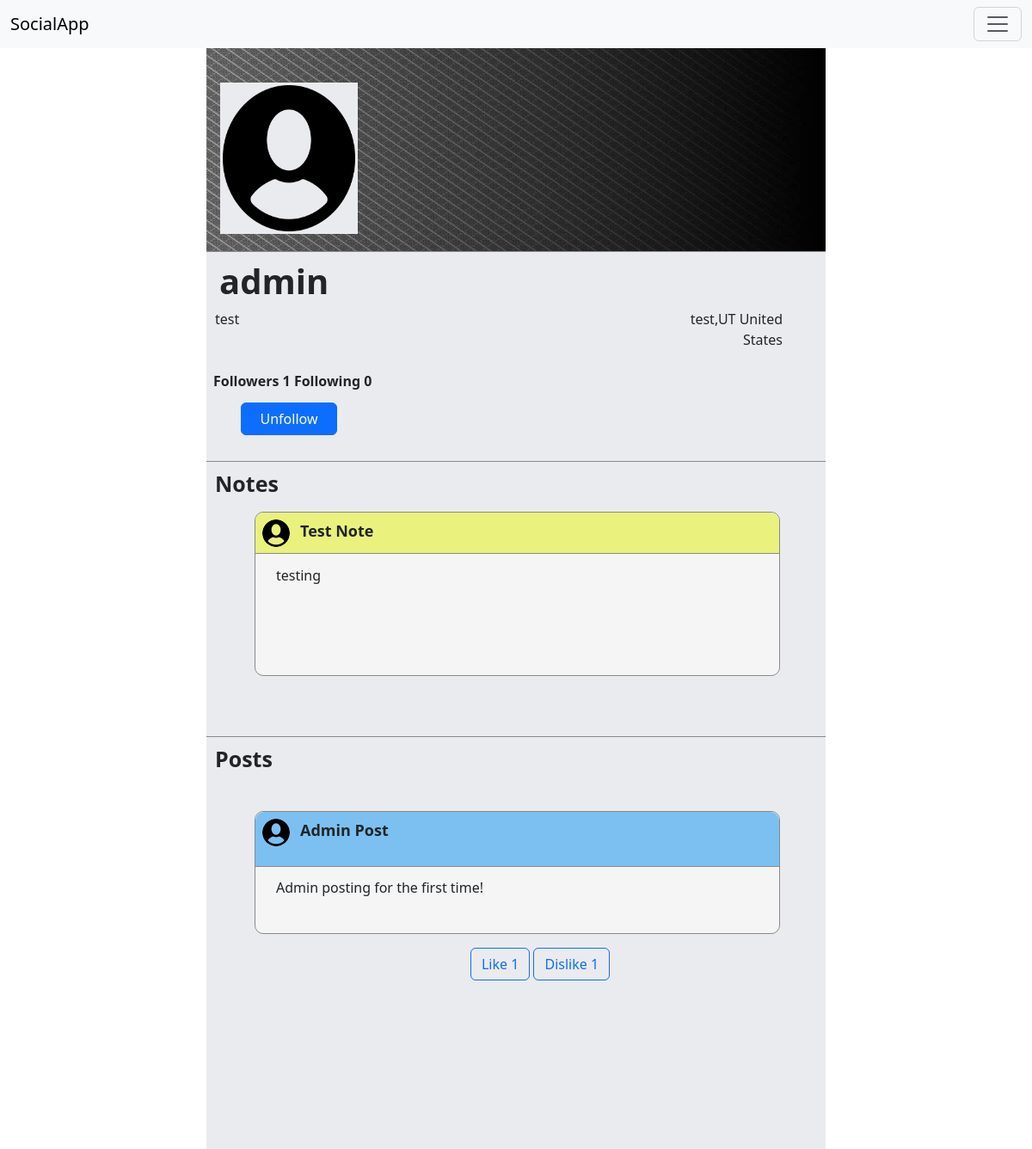
Screenshot of /view_profile/26 (signed in) with the database file from the repository.
### socialapp/models.py (models this page shows, shortened)
class Profile(models.Model):
    user = models.OneToOneField(User, on_delete=models.CASCADE)
    image = models.ImageField(default='profilepic.jpg', upload_to='profile_pictures')
    banner_image = models.ImageField(default='headerpic.jpg', upload_to='header_pictures')
    header_description = models.TextField()
    address1 = models.CharField(max_length=100)
    city = models.CharField(max_length=100)
    zipcode = models.CharField(max_length=100)
    state = models.CharField(max_length=100)
    country = models.CharField(max_length=100)
    username = models.CharField(max_length=100, default='test')

class UserFollowing(models.Model):
    user = models.CharField(max_length=200)
    following = models.CharField(max_length=200)

class UserNote(models.Model):
    user = models.OneToOneField(Profile, on_delete=models.CASCADE)
    note_header = models.CharField(max_length=100)
    note_details = models.TextField()

class UserPost(models.Model):
    user = models.CharField(max_length=200)
    post_header = models.CharField(max_length=100)
    post_details = models.TextField()
    post_likes = models.IntegerField(default='0')
    post_dislikes = models.IntegerField(default='0')

### socialapp/views.py (the view)
# urls.py: path('view_profile/<int:profile_id>', user_views.view_profile, name='view_profile'),
@login_required
def view_profile(request, profile_id):
    temp_user = User.objects.get(pk=profile_id)
    profile_name = temp_user.username
    profile = Profile.objects.filter(username=profile_name)
    for p in profile:
        notes = UserNote.objects.filter(user_id=p.id)
        posts = UserPost.objects.filter(user = p.user)
        user_followings = UserFollowing.objects.filter(user=p.user).count()
        user_followers = UserFollower.objects.filter(user=p.user).count()
        user_followings_object = UserFollowing.objects.filter(user=request.user.username)
    print("test")
    for test in user_followings_object:
        print(test.user)
    return render(request, 'socialapp/view_profile.html',
                  {"profile": profile, "notes": notes, "posts": posts, "user_followings": user_followings,
                   "user_followers": user_followers, "user_followings_object": user_followings_object})

### socialapp/templates/socialapp/view_profile.html (shortened to what this page needs)
{% extends 'socialapp/base.html' %}
{% block body %}
<div class="profile-main-container">
        {% for p in profile %}
        <div class="profile-header-container">
            <img src="{{ p.banner_image.url }}" class="banner_image">
            <div class="profile-image-container">
                <div>
                    <img class="profile-image" src="{{ p.image.url }}" >
                </div>
            </div>
            <div class="profile-pic-box">
                <div class="profle-name-header">
                    <h1>{{p.username}}</h1>
                </div>
                <div class="profle-description">
                    <div class="profile-description-text">
                        <p>{{p.header_description}}</p>
                    </div>
                    <div class="profile-description-location">
                        <p>{{p.city}},{{p.state}} {{p.country}}</p>
                    </div>
                     <div class="profile-follower-count">
                       <p class="follower-count">Followers {{user_followers}}</p>
                       <p class="follower-count">Following  {{user_followings}}</p>
                         <div class="follow-box">
                        {% if user_followings_object %}
                         {% for user_follow in user_followings_object %}
                             {% if  p.username != user_follow.user_following %}
                                 <a href="{% url 'unfollow_profile' p.id p.username%}" class="btn btn-primary" id="follow-button">Unfollow</a>
                            {% endif %}
                         {% endfor %}
                          {% else %}
                             <a href="{% url 'follow_profile' p.id p.username%}" class="btn btn-primary" id="follow-button">Follow</a>
                         {% endif %}
                         </div>
                    </div>
                </div>
            </div>
        </div>
    <div>
        <div class="profile-small-container">
            <div class="profile-column-container">
                <div class="profile-notes-section">
                    <div class="profile-notes-display">
                        <h1 id="notes-display-text">Notes</h1>
                    </div>
                    {% for note in notes %}
                    <div class="profile-notes-content-parent-container">
                        <div class="profile-notes-content-child-container">
                            <div class="profile-notes-content-header">
                                <div class="post-profile-image">
                                    <img class="post-profile-image-image" src="{{ p.image.url }}" >
                                </div>
                                <div class="post-header-container">
                                    <p class="notes-header">
                                    {{note.note_header}}
                                </p>
                                </div>
                            </div>
                            <div class="profile-notes-content-detail">
                                <p class="notes-detail">
                                    {{note.note_details}}
                                </p>
                            </div>
                        </div>
                    </div>
                      {% endfor %}
                </div>
                <h1 id="notes-display-text">Posts</h1>
                {% for post in posts %}
                <div class="profile-post-section">
                    <h1 id="notes-display-text"></h1>
                    <div class="profile-notes-content-parent-container">
                        <div class="profile-post-content-child-container">
                            <div class="profile-post-content-header">
                                <div class="post-profile-image">
                                    <img class="post-profile-image-image" src="{{ p.image.url }}" >
                                </div>
                                <div class="post-header-container">
                                    <p class="notes-header">
                                        {{post.post_header}}
                                    </p>
                                </div>
                            </div>
                            <div class="profile-post-content-detail">
                                <p class="notes-detail">
                                    {{post.post_details}}
                                </p>
                            </div>
                        </div>
                        <div class="like-dislike-container">
                        <a href="{% url 'like_post_profile' post.id p.id %}"  class="btn btn-outline-primary">Like {{ post.post_likes }}</a>
                        <a href="{% url 'dislike_post_profile' post.id p.id %}"  class="btn btn-outline-primary">Dislike {{ post.post_dislikes }}</a>
                    </div>
                    </div>
                    </div>
                {% endfor %}
                </div>
            </div>
        </div>
    </div>
    {% endfor %}
{% endblock %}

### socialapp/templates/socialapp/base.html (shortened to what this page needs)
{% load static %}
<html lang="en">
<head>
    <link rel="stylesheet" href="{% static 'socialapp/style.css' %}">
    <link href="https://cdn.jsdelivr.net/npm/bootstrap@5.3.3/dist/css/bootstrap.min.css" rel="stylesheet">
    <link href="https://cdn.jsdelivr.net/npm/bootstrap@5.3.3/dist/css/bootstrap.min.css" rel="stylesheet">
</head>
<body class="parent_container">
<nav class="navbar bg-body-tertiary fixed-top">
  <div class="container-fluid">
    <a class="navbar-brand" href="#">SocialApp</a>
    <button class="navbar-toggler" type="button" data-bs-toggle="offcanvas" data-bs-target="#offcanvasNavbar" aria-controls="offcanvasNavbar" aria-label="Toggle navigation">
      <span class="navbar-toggler-icon"></span>
    </button>
  </div>
</nav>
{% block body %}
{% endblock %}
</body>
</html>

### socialapp/static/socialapp/style.css (style rules this page uses)
html, body { height: 100%; margin: 0; }
.profile-main-container { position: relative; top: 56px; height:100%; width: 60%; margin-left: auto; margin-right: auto; }
.profile-header-container { background-color: #eaebee; position: relative; width: 100%; height: 25em; display: block; }
.profile-column-container { position: relative; width: 100%; height: 100%; display: block; overflow: auto; background-color: #eaebee; border-top: solid #898a8f 1px; }
.profile-small-container { display: flex; position: relative; top: 5em; align-items: start; justify-content: space-between; width: 100%; height: 100%; }
.profile-small-container { display: flex; align-items: start; justify-content: space-between; width: 100%; height: 100%; }
.profile-pic-box { background-color: #eaebee; position: absolute; width: 100%; height: 61%; display: block; bottom: -5em; border-top: solid #898a8f 1px; }
.banner_image { width: 100%; height: 62%; }
.profile-notes-section { border-bottom: solid #898a8f 1px; position: relative; height: 40%; }
#notes-display-text { font-weight: bold; font-size: 25px; padding: 10px; }
.profile-notes-content-parent-container { position: relative; height: 60%; padding-left: 3.5em; }
.profile-notes-content-child-container { border: solid #898a8f 1px; border-radius: 10px; width: 92%; height: 100%; background-color: whitesmoke; }
.profile-notes-content-header { width: 100%; height: 3em; border-bottom: solid #898a8f 1px; background-color: #eaf17c; border-top-right-radius: 10px; border-top-left-radius: 10px; }
.profile-notes-content-detail { position:relative; width: 98%; top: .8em; height: 14.2em; }
.notes-header { font-size: 18px; font-weight: bold; padding-left: 2em; }
.notes-detail { padding-left: .5em; text-indent: 1em; }
.profile-image-container { width: 10em; height: 11em; position: relative; top: -13em; left: 1em; background-color: #eaebee; }
.profile-image { position: relative; text-align: center; width: 100%; height: 100%; border: solid #eaebee; }
.profle-name-header { font-weight: bold; padding-left: 15px; padding-top: 10px; }
.profle-name-header h1 { font-weight: bold; }
.profile-description-location { height: 10em; }
.profile-description-text { display: inline-block; align-items: start; justify-content: space-between; width: 30em; padding-left: 10px; padding-top: 0px; height: 6em; }
.profile-description-location { display: inline-block; text-align: right; float: right; width: 10em; padding-right: 50px; }
.profile-post-section { position: relative; height: 30%; }
.profile-post-content-child-container { border: solid #898a8f 1px; border-radius: 10px; width: 92%; height: 100%; background-color: whitesmoke; }
.profile-post-content-header { width: 100%; height: 4em; border-bottom: solid #898a8f 1px; background-color: #7cc0f1; border-top-right-radius: 10px; border-top-left-radius: 10px; }
.profile-post-content-detail { position:relative; width: 98%; top: .8em; height: 14.2em; }
.post-profile-image { width: 2em; height: 2em; border-radius: 50%; padding: .5em; }
.post-profile-image-image { width: 2em; height: 2em; border-radius: 50%; }
.post-header-container { position: relative; left: 1em; width: 24em; top: -1.5em; }
.like-dislike-container { position:relative; padding-top: 1em; text-align: center; }
.profile-follower-count p { position:relative; display: inline; width: 4em; left: 0.5em; top: -1.5em; }
.follower-count { font-weight: bold; }
#follow-button { position: relative; top: -1.7em; left: 1.5em; width: 7em; }
.follow-box { position: relative; padding-top: 1em; padding-left: 1em; }

### rows the page displays
Profile: banner_image (picture), image (picture), username "admin", header_description "test", city "test", state "UT", country "United States", id "1", user_followings "0"
UserNote: image (picture), note_header "Test Note", note_details "testing"
UserPost: image (picture), post_header "Admin Post", post_details "Admin posting for the first time!", post_likes "1", post_dislikes "1"
